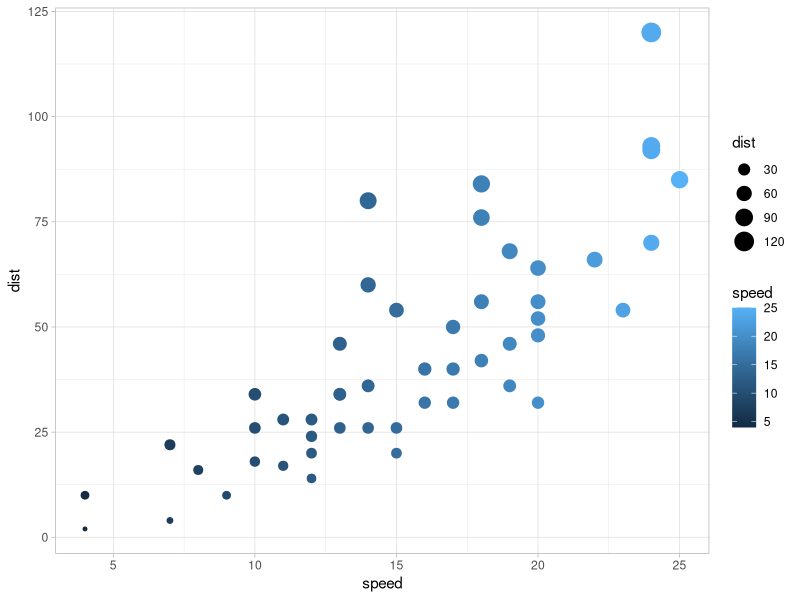

Write the R code that produced this figure.
## ---- chunk 1
knitr::opts_chunk$set(echo = TRUE)
## ---- chunk 2
summary(cars)
## ---- chunk 3
library(ggplot2)

theme_set(theme_light())
ggplot(cars, aes(x=speed, y=dist, color=speed, size=dist)) + geom_point()
